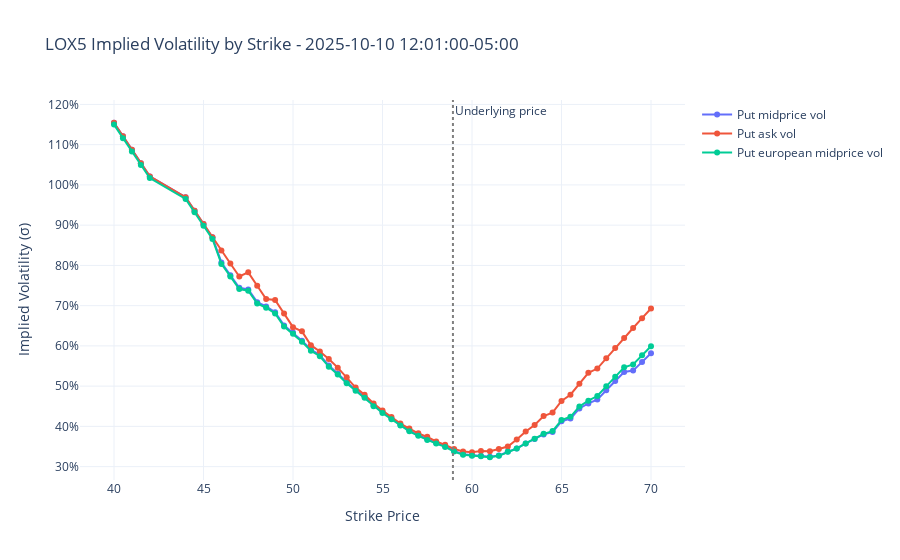

Notebook cell for this chart:
### Markdown cell above
### Mixing targets and models

### Code cell
fig = go.Figure()
add_vol_plot(
    fig=fig,
    vol_df=put_options,
    name="Put midprice vol",
    y_col="iv_midprice",
    strike_range=near_atm,
)
add_vol_plot(
    fig=fig,
    vol_df=put_options,
    name="Put ask vol",
    y_col="iv_ask",
    strike_range=near_atm,
)
add_vol_plot(
    fig=fig,
    vol_df=put_options,
    name="Put european midprice vol",
    y_col="european_vol",
    strike_range=near_atm,
)
add_underlying(fig=fig, underlying_price=underlying_price)
layout_vol(fig=fig, label=option_label, detail=end)
fig.show()
